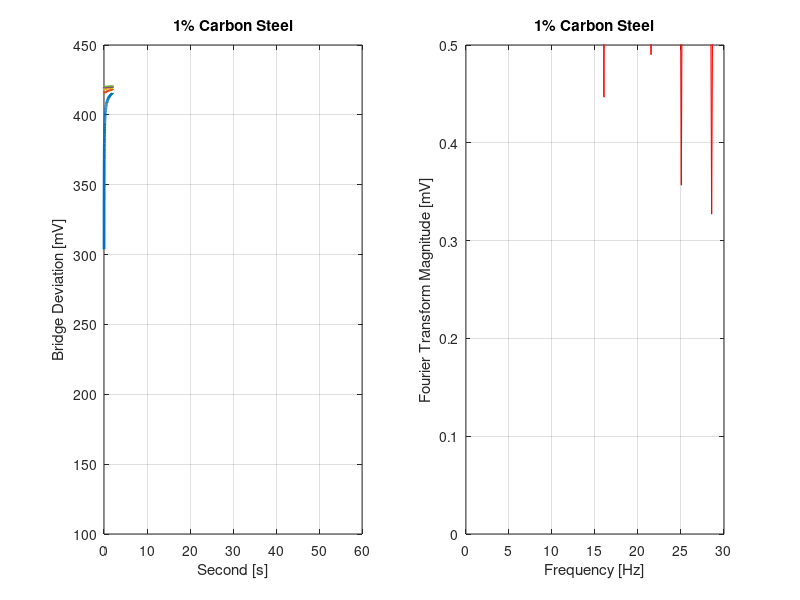

Here is the MATLAB script that generated this plot:
% Some manipulations on thermal sensor data

close;
clear;
clc;

%% Signal Information

SD = [
303.8   415.5   418.2   419.4   420
336.8   415.5   418.1   419.3   420.1
352     415.5   418.2   419.5   420.1
361.3   415.5   418.2   419.3   420.1
367.8   415.7   418.1   419.4   420.2
372.6   415.7   418.3   419.4   420.2
376.8   415.7   418.3   419.5   420.2
379.5   415.7   418.3   419.5   420.1
382     415.9   418.3   419.5   420
383.9   415.7   418.2   419.6   420.3
385.9   415.8   418.4   419.5   420.2
387.8   415.8   418.2   419.3   420.1
389.2   415.9   418.3   419.5   420.2
390.5   415.8   418.4   419.5   420
391.7   416     418.3   419.3   420.1
392.7   416.1   418.3   419.4   420
393.6   416.2   418.5   419.4   420.2
394.5   416     418.4   419.5   420.3
395.2   416.1   418.1   419.7   420
395.9   416     418.6   419.6   420.3
396.6   415.9   418.6   419.5   420.3
397.3   416     418.4   419.5   420.3
397.9   416     418.4   419.4   420
398.4   416     418.4   419.6   420.2
399     416.1   418.2   419.4   420.1
399.4   416.2   418.6   419.5   420.2
400     416.3   418.2   419.7   420.2
400.5   416.2   418.4   419.5   420.1
400.7   416.1   418.3   419.5   420.1
401.3   416.3   418.3   419.6   420.1
401.5   416.1   418.6   419.5   420.2
402     416.2   418.5   419.6   420.2
402.1   416.1   418.4   419.5   420.3
402.6   416.2   418.5   419.5   420.3
402.9   416.3   418.6   419.6   420.3
403.2   416.2   418.5   419.5   420.2
403.4   416.5   418.4   419.7   420.2
403.9   416.3   418.5   419.6   420.2
404.2   416.2   418.7   419.4   420.3
404.1   416.1   418.6   419.5   420.4
404.6   416.6   418.8   419.5   420.2
404.7   416.2   418.6   419.6   420.3
405.1   416.4   418.4   419.7   420.2
405.3   416.4   418.7   419.7   420.2
405.6   416.5   418.4   419.7   420.2
405.6   416.5   418.7   419.7   420.2
405.9   416.5   418.7   419.4   420.2
406.1   416.5   418.6   419.7   420.2
406.3   416.4   418.7   419.7   420.4
406.3   416.4   418.7   419.4   420.4
406.7   416.4   418.4   419.6   420.3
406.7   416.6   418.6   419.6   420.2
407.1   416.7   418.6   419.6   420.2
407.4   416.6   418.8   419.6   420.2
407.4   416.7   418.6   419.5   420.3
407.5   416.5   418.6   419.5   420.2
407.6   416.7   418.6   419.6   420.3
407.7   416.4   418.6   419.6   420.3
407.8   416.6   418.6   419.7   420.4
408.1   416.9   418.6   419.8   420.4
408.3   416.7   418.5   419.6   420.3
408.3   416.5   418.5   419.6   420.2
408.7   416.8   418.8   419.8   420.2
408.5   416.7   418.5   419.8   420.3
408.6   416.9   418.8   419.6   420.3
408.8   416.7   419.1   419.7   420.2
409     416.7   418.6   419.7   420.4
408.9   416.7   418.7   419.7   420.2
409.2   416.8   418.8   419.5   420.2
409.2   416.9   418.8   419.8   420.3
409.4   417     418.6   419.6   420.4
409.3   416.7   418.6   419.8   420.2
409.4   417     418.9   419.6   420.3
409.5   416.9   418.9   419.8   420.4
409.8   416.8   418.8   419.7   420.5
410.1   416.9   418.8   419.7   420.1
410     416.9   418.8   419.8   420.4
410.1   417     418.7   419.7   420.3
410.2   416.8   418.7   419.7   420.4
410.1   417     419     419.8   420.2
410.3   416.9   418.8   419.7   420.2
410.3   416.9   418.8   419.8   420.4
410.5   417.1   418.9   419.8   420.2
410.5   416.9   418.7   419.8   420.4
410.8   417     418.8   419.7   420.3
410.9   417.1   418.6   419.8   420.3
410.8   417.2   418.6   419.9   420.3
411     417     418.9   419.6   420.3
410.9   417     418.8   419.5   420.3
411.2   417.1   419     419.9   420.3
411.2   417.3   418.8   419.7   420.3
411.3   417.1   418.8   420     420.4
411.1   417.2   419.1   419.7   420.3
411.3   417.2   418.9   419.8   420.3
411.5   417     419     419.9   420.5
411.7   417.3   419     419.7   420.3
411.6   417.1   418.9   419.6   420.4
411.7   417.3   418.9   419.7   420.3
411.6   417.2   418.9   419.7   420.4
411.9   417.1   418.9   419.8   420.5
411.8   417.3   418.8   419.8   420.5
411.8   417.4   418.8   420     420.3
411.9   417.3   418.9   419.8   420.4
412     417.3   418.8   419.8   420.4
411.9   417.2   418.9   419.7   420.5
412.2   417.3   418.9   419.8   420.3
412.4   417.4   418.9   419.8   420.4
412.2   417.2   418.9   419.8   420.3
412.4   417.3   418.9   419.8   420.5
412.3   417.3   418.9   419.9   420.5
412.3   417.5   418.9   419.7   420
412.6   417.2   419.1   419.8   420.3
412.6   417.2   418.9   419.8   420.4
412.5   417.6   418.9   419.9   420.4
412.6   417.2   419.1   419.9   420.3
412.9   417.4   418.8   419.8   420.4
412.6   417.4   418.9   420     420.3
412.8   417.6   419.1   419.9   420.4
412.7   417.4   419.1   419.8   420.4
412.9   417.3   418.8   419.8   420.3
413     417.4   419.1   419.7   420.3
412.9   417.6   419     419.8   420.2
413     417.5   419     419.9   420.5
412.8   417.7   419     419.9   420.3
413     417.5   419.2   419.8   420.4
413.1   417.6   419.1   419.9   420.4
413     417.6   419.1   419.8   420.4
413.5   417.5   419.2   420     420.6
413.4   417.6   419     419.8   420.5
413.2   417.5   419.2   419.9   420.5
413.5   417.6   419     419.8   420.7
413.4   417.7   418.8   419.7   420.3
413.4   417.4   419.1   420     420.6
413.5   417.6   419.1   420     420.4
413.6   417.5   419     419.9   420.5
413.6   417.6   418.8   419.9   420.3
413.6   417.5   419.3   420.1   420.5
413.5   417.6   419.2   419.8   420.5
413.8   417.5   419     419.9   420.5
413.6   417.7   419     419.7   420.5
413.8   417.7   419.3   419.9   420.5
413.8   417.8   419.1   419.9   420.5
414.1   417.6   419     419.9   420.6
413.9   417.8   419.1   419.8   420.6
414     417.7   419     419.9   420.5
414     417.7   419.1   420     420.2
414     417.8   419.2   419.8   420.5
414.3   417.9   419.2   419.9   420.5
414.1   417.9   419.1   419.9   420.6
414     417.9   419.1   419.9   420.4
414.2   417.8   419.1   419.9   420.5
414.1   417.8   419     420.2   420.5
414.5   417.8   419.1   420.2   420.6
414.3   417.5   419.1   420.1   420.4
414.2   417.9   419.2   419.8   420.5
414.5   417.9   419.1   420     420.4
414.2   417.9   419.3   419.8   420.6
414.3   417.9   419.3   419.9   420.5
414.6   417.9   419.2   420     420.5
414.3   417.9   419.3   419.9   420.3
414.5   418     419.2   420     420.4
414.3   417.7   419.2   420     420.5
414.7   418     419.1   419.9   420.6
414.6   417.9   419.3   419.8   420.6
414.7   417.9   419.1   419.9   420.6
414.6   418     419.3   420     420.3
414.5   418     419.1   420     420.4
414.7   417.8   419.2   420.2   420.4
414.8   417.9   419.2   420     420.7
414.9   418     419.2   419.9   420.2
414.9   417.9   419.3   419.8   420.6
414.9   418.1   419     419.9   420.3
414.9   417.9   419.4   420.1   420.7
415     418     419.3   419.9   420.6
414.8   417.9   419.3   420     420.6
414.9   418.1   419.2   420.2   420.6
414.8   418     419.3   420     420.6
415     418     419.4   420     420.5
415     418     419.3   420.1   420.6
415.1   418.1   419.4   420     420.5
415.2   417.9   419.3   420.2   420.5
415     418.1   419.4   419.9   420.4
415.2   418.3   419.2   420.1   420.5
415.1   417.9   419.3   419.8   420.5
415.3   417.9   419.3   420.3   420.6
415.2   418.1   419.3   420.1   420.4
415.3   418.2   419.4   420     420.7
415.3   418.3   419.3   420     420.6
415.2   418.2   419.4   420.1   420.6
415.3   418     419.4   420.2   420.7
415.3   418.2   419.3   420     420.5
415.4   418.2   419.3   420.1   420.6
415.2   418.3   419.3   420.2   420.6
415.3   418.2   419.3   420.1   420.7
415.4   418.3   419.3   420.3   420.6
415.5   418.3   419.3   419.9   420.5
415.4   418.1   419.3   420.1   420.4
415.5   418.2   419.5   420.1   420.7
415.6   418.2   419.4   420.2   420.7
415.6   418.2   419.3   420.4   420.3]

%% Discete Fast Fourier Transform Initiation:

m = length(SD); 
n = pow2(nextpow2(m));

fs = 1000/9.984;
Ts = 9.984e-3;
time = Ts:Ts:Ts*m;

y = fft(SD,n);

f = (0:n-1)*(fs/n); % frequency vector
power = abs(y)/n;   % power spectrum     

% Plotting

subplot(1,2,1);
plot(time ,SD, 'linewidth', 2);
grid on;
axis([0, 60, 100, 450])
xlabel('Second [s]');
ylabel('Bridge Deviation [mV]');
title('1% Carbon Steel');

subplot(1, 2, 2); 
plot(f(1:floor(n/2)),power(1:floor(n/2)), 'r', 'linewidth', 0.8);
grid on; 
xlabel('Frequency [Hz]')
ylabel('Fourier Transform Magnitude [mV]')
title('1% Carbon Steel');
axis([0 30 0 0.5]);
